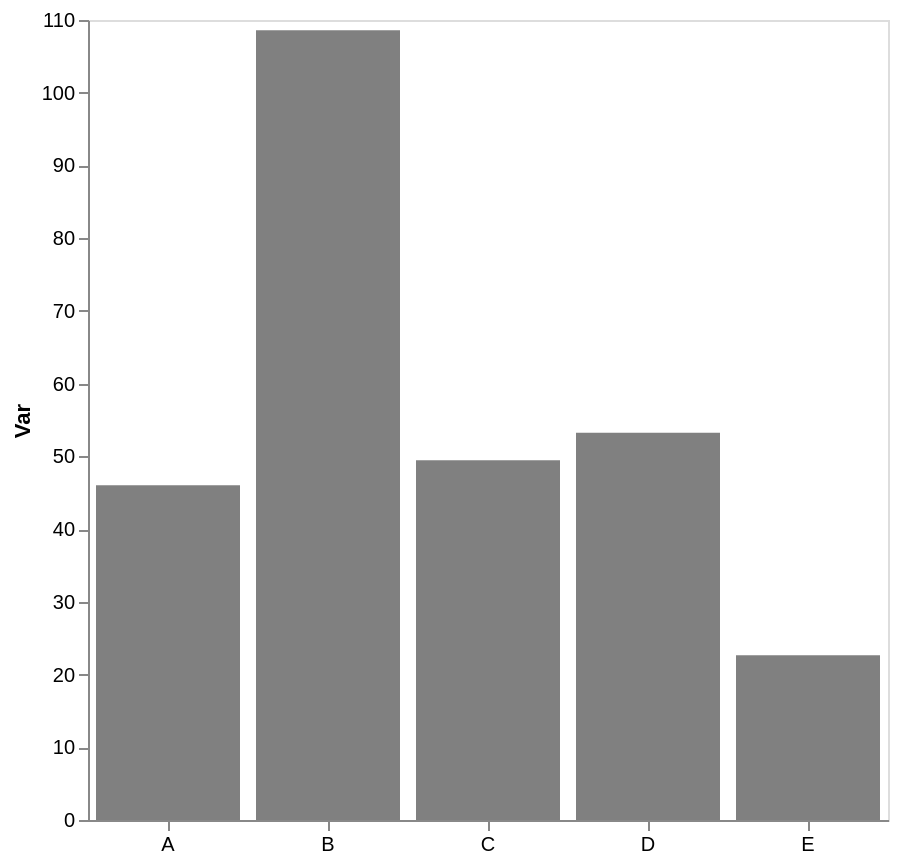

Here is the Vega-Lite specification saved for this chart:
### Vega-Lite specification from a JSON file in a GitHub repository (floating-point values rounded to 4 significant figures)
{"config": {"view": {"continuousWidth": 300, "continuousHeight": 300}, "axis": {"grid": false}, "bar": {"color": "gray"}}, "data": {"name": "data-d701ebb5e7a1318cf1b591e5171ab756"}, "mark": {"type": "bar"}, "encoding": {"x": {"axis": {"labelAngle": 0, "title": null}, "field": "cat", "type": "nominal"}, "y": {"aggregate": "mean", "axis": {"title": "Var"}, "field": "var1", "type": "quantitative"}}, "height": 400, "width": 400, "$schema": "https://vega.github.io/schema/vega-lite/v5.17.0.json", "datasets": {"data-d701ebb5e7a1318cf1b591e5171ab756": [{"cat": "A", "var1": 42.11, "var2": 52.89}, {"cat": "A", "var1": 53.01, "var2": 55.81}, {"cat": "D", "var1": 49.09, "var2": 45.69}, {"cat": "B", "var1": 68.73, "var2": 46.03}, {"cat": "D", "var1": 57.39, "var2": 43.61}, {"cat": "C", "var1": 34.39, "var2": 56.31}, {"cat": "A", "var1": 42.96, "var2": 39.62}, {"cat": "B", "var1": 121.1, "var2": 62.0}, {"cat": "E", "var1": 22.65, "var2": 61.5}, {"cat": "B", "var1": 102.5, "var2": 37.56}, {"cat": "B", "var1": 142.0, "var2": 43.6}, {"cat": "C", "var1": 64.52, "var2": 53.18}]}}
